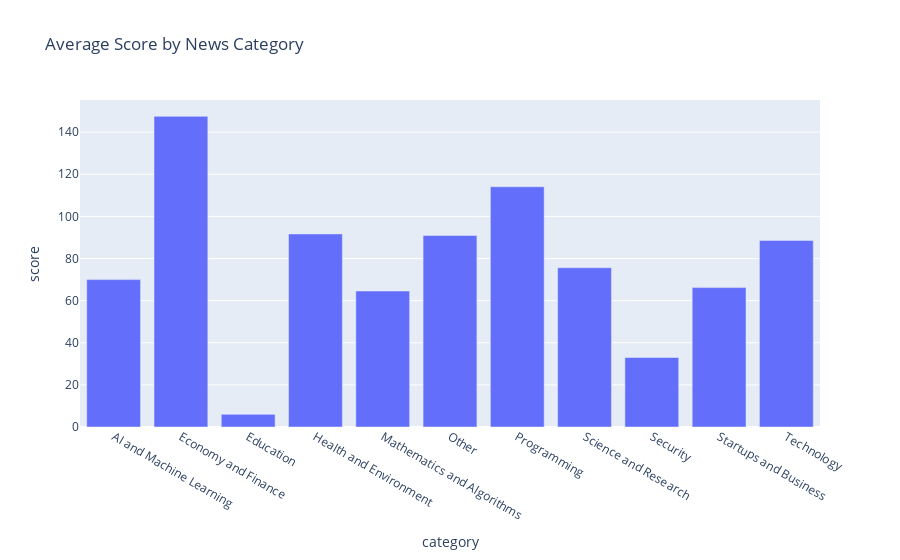
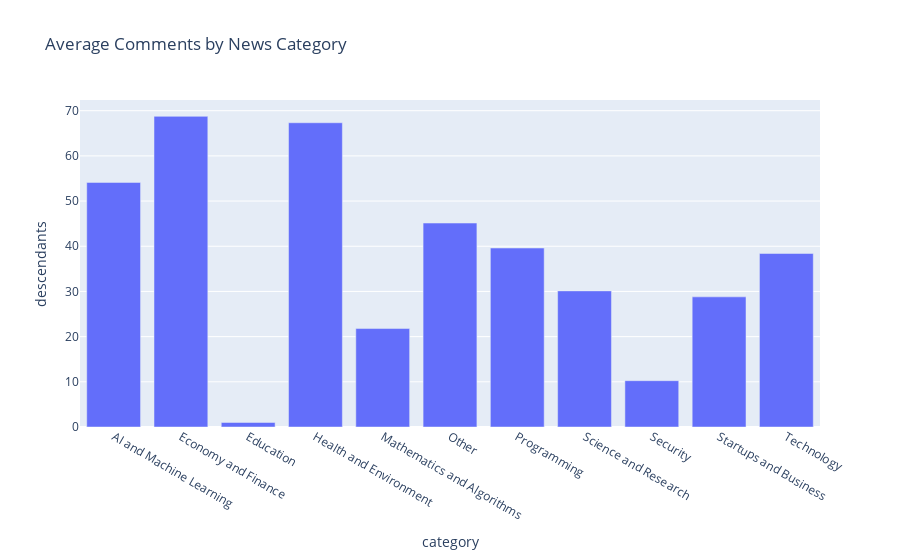
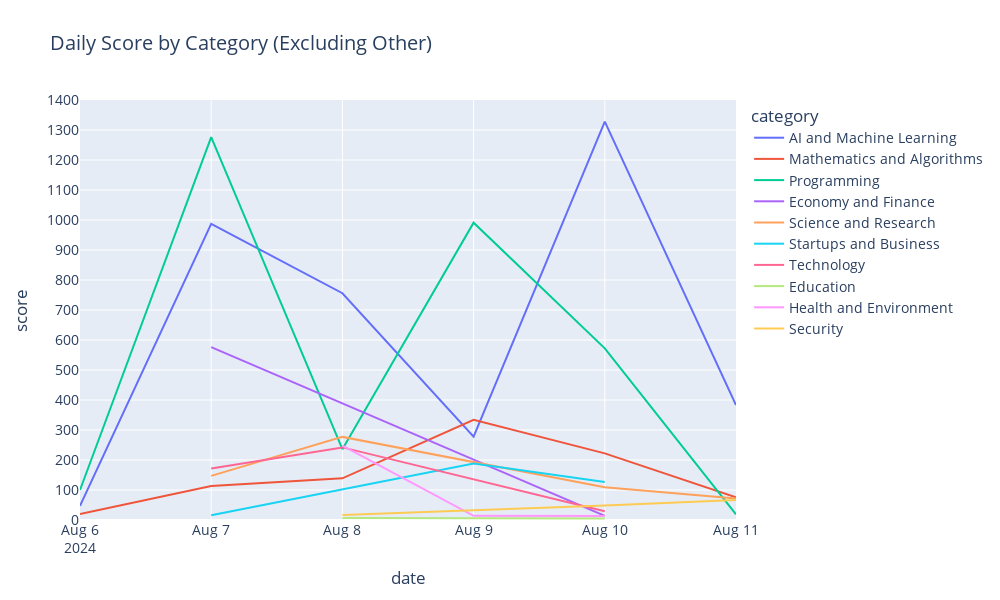
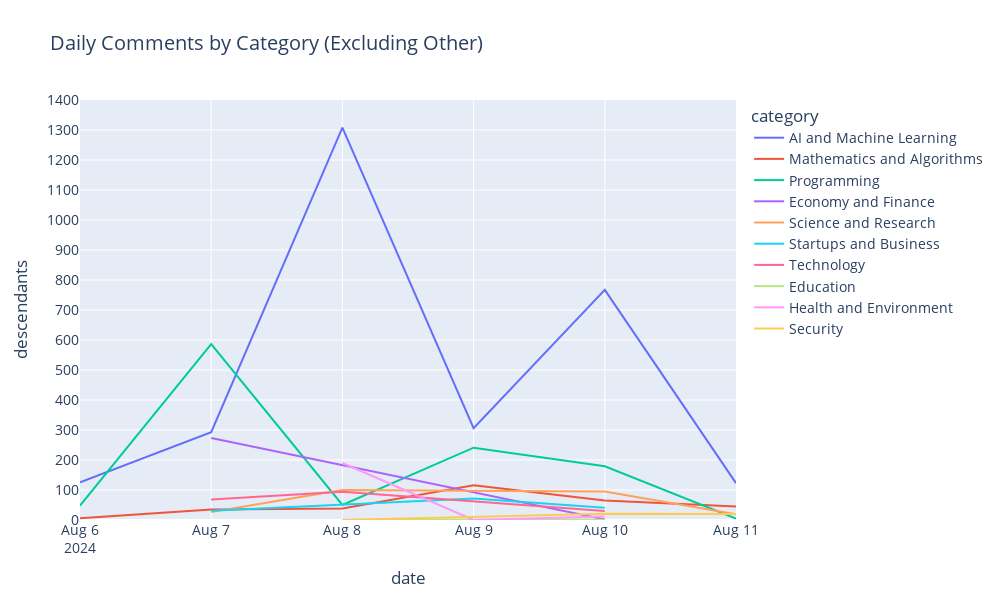

Source (notebook cell) for these figures, in order:
### Code cell
#1
plt.figure(figsize=(8, 8))
category_distribution_no_other = category_distribution.drop('Other')
category_distribution_no_other.plot(kind='pie', autopct='%1.1f%%')
plt.title('Distribution of News Categories (Excluding Other)')
plt.ylabel('')  # 移除默认的y轴标签
plt.tight_layout()  # 自动调整子图参数使之填充整个图像区域
plt.savefig('1.pie_chart_excluding_other.png', bbox_inches='tight')  # 保存图形并确保布局紧凑
plt.show()

## 分析
import plotly.express as px

# 统计不同新闻类型的平均投票数和评论数
category_stats = df.groupby('category').agg({
    'score': 'mean',
    'descendants': 'mean'
}).reset_index()

print(category_stats)

# 可视化
fig = px.bar(category_stats, x='category', y='score', title='Average Score by News Category')
fig.show()
fig.write_image("2.average_scores.png")

fig = px.bar(category_stats, x='category', y='descendants', title='Average Comments by News Category')
fig.show()
fig.write_image("3.average_comments.png")



# 根据时间展示不同新闻类型的参与度趋势
df['date'] = df['time'].dt.date
daily_stats = df.groupby(['date', 'category']).agg({
    'score': 'sum',
    'descendants': 'sum'
}).reset_index()

import plotly.express as px

# 去掉'Other'的趋势图
daily_stats_no_other = daily_stats[daily_stats['category'] != 'Other']

fig = px.line(daily_stats_no_other, x='date', y='score', color='category', title='Daily Score by Category (Excluding Other)')
# 设置y轴的范围和间隔
fig.update_yaxes(range=[0, 1400], dtick=100)
# 调整图形尺寸和图例位置
fig.update_layout(
    width=1000,  # 宽度
    height=600,  # 高度
    title_font_size=20,  # 标题
    font=dict(size=14),  # 坐标轴
)

fig.show()
fig.write_image("4.daily_scores_excluding_other.png")


fig = px.line(daily_stats_no_other, x='date', y='descendants', color='category', title='Daily Comments by Category (Excluding Other)')
# 设置y轴的范围和间隔
fig.update_yaxes(range=[0, 1400], dtick=100)
# 调整图形尺寸和图例位置
fig.update_layout(
    width=1000,  # 宽度
    height=600,  # 高度
    title_font_size=20,  # 标题
    font=dict(size=14),  # 坐标轴
)

fig.show()
fig.write_image("5.daily_comments_excluding_other.png")

### Figure 1 — Plotly figure (JSON) as saved in the notebook; plotly's stock layout.template omitted (floating-point values rounded to 4 significant figures)
{"data": [{"alignmentgroup": "True", "hovertemplate": "category=%{x}<br>score=%{y}<extra></extra>", "legendgroup": "", "marker": {"color": "#636efa", "pattern": {"shape": ""}}, "name": "", "offsetgroup": "", "orientation": "v", "showlegend": false, "textposition": "auto", "type": "bar", "x": ["AI and Machine Learning", "Economy and Finance", "Education", "Health and Environment", "Mathematics and Algorithms", "Other", "Programming", "Science and Research", "Security", "Startups and Business", "Technology"], "xaxis": "x", "y": [69.98, 147.5, 6, 91.67, 64.57, 90.95, 114.1, 75.62, 33, 66.2, 88.6], "yaxis": "y"}], "layout": {"autosize": true, "barmode": "relative", "legend": {"tracegroupgap": 0}, "title": {"text": "Average Score by News Category"}, "xaxis": {"anchor": "y", "autorange": true, "domain": [0, 1], "range": [-0.5, 10.5], "title": {"text": "category"}, "type": "category"}, "yaxis": {"anchor": "x", "autorange": true, "domain": [0, 1], "range": [0, 155.3], "title": {"text": "score"}, "type": "linear"}}}

### Figure 2 — Plotly figure (JSON) as saved in the notebook; plotly's stock layout.template omitted (floating-point values rounded to 4 significant figures)
{"data": [{"alignmentgroup": "True", "hovertemplate": "category=%{x}<br>descendants=%{y}<extra></extra>", "legendgroup": "", "marker": {"color": "#636efa", "pattern": {"shape": ""}}, "name": "", "offsetgroup": "", "orientation": "v", "showlegend": false, "textposition": "auto", "type": "bar", "x": ["AI and Machine Learning", "Economy and Finance", "Education", "Health and Environment", "Mathematics and Algorithms", "Other", "Programming", "Science and Research", "Security", "Startups and Business", "Technology"], "xaxis": "x", "y": [54.13, 68.75, 1, 67.33, 21.79, 45.14, 39.61, 30.12, 10.25, 28.8, 38.4], "yaxis": "y"}], "layout": {"autosize": true, "barmode": "relative", "legend": {"tracegroupgap": 0}, "title": {"text": "Average Comments by News Category"}, "xaxis": {"anchor": "y", "autorange": true, "domain": [0, 1], "range": [-0.5, 10.5], "title": {"text": "category"}, "type": "category"}, "yaxis": {"anchor": "x", "autorange": true, "domain": [0, 1], "range": [0, 72.37], "title": {"text": "descendants"}, "type": "linear"}}}

### Figure 3 — Plotly figure (JSON) as saved in the notebook; plotly's stock layout.template omitted (floating-point values rounded to 4 significant figures)
{"data": [{"hovertemplate": "category=AI and Machine Learning<br>date=%{x}<br>score=%{y}<extra></extra>", "legendgroup": "AI and Machine Learning", "line": {"color": "#636efa", "dash": "solid"}, "marker": {"symbol": "circle"}, "mode": "lines", "name": "AI and Machine Learning", "orientation": "v", "showlegend": true, "type": "scatter", "x": ["2024-08-06", "2024-08-07", "2024-08-08", "2024-08-09", "2024-08-10", "2024-08-11"], "xaxis": "x", "y": [47, 987, 756, 278, 1328, 383], "yaxis": "y"}, {"hovertemplate": "category=Mathematics and Algorithms<br>date=%{x}<br>score=%{y}<extra></extra>", "legendgroup": "Mathematics and Algorithms", "line": {"color": "#EF553B", "dash": "solid"}, "marker": {"symbol": "circle"}, "mode": "lines", "name": "Mathematics and Algorithms", "orientation": "v", "showlegend": true, "type": "scatter", "x": ["2024-08-06", "2024-08-07", "2024-08-08", "2024-08-09", "2024-08-10", "2024-08-11"], "xaxis": "x", "y": [20, 113, 139, 334, 222, 76], "yaxis": "y"}, {"hovertemplate": "category=Programming<br>date=%{x}<br>score=%{y}<extra></extra>", "legendgroup": "Programming", "line": {"color": "#00cc96", "dash": "solid"}, "marker": {"symbol": "circle"}, "mode": "lines", "name": "Programming", "orientation": "v", "showlegend": true, "type": "scatter", "x": ["2024-08-06", "2024-08-07", "2024-08-08", "2024-08-09", "2024-08-10", "2024-08-11"], "xaxis": "x", "y": [100, 1276, 236, 991, 572, 19], "yaxis": "y"}, {"hovertemplate": "category=Economy and Finance<br>date=%{x}<br>score=%{y}<extra></extra>", "legendgroup": "Economy and Finance", "line": {"color": "#ab63fa", "dash": "solid"}, "marker": {"symbol": "circle"}, "mode": "lines", "name": "Economy and Finance", "orientation": "v", "showlegend": true, "type": "scatter", "x": ["2024-08-07", "2024-08-10"], "xaxis": "x", "y": [576, 14], "yaxis": "y"}, {"hovertemplate": "category=Science and Research<br>date=%{x}<br>score=%{y}<extra></extra>", "legendgroup": "Science and Research", "line": {"color": "#FFA15A", "dash": "solid"}, "marker": {"symbol": "circle"}, "mode": "lines", "name": "Science and Research", "orientation": "v", "showlegend": true, "type": "scatter", "x": ["2024-08-07", "2024-08-08", "2024-08-10", "2024-08-11"], "xaxis": "x", "y": [147, 277, 109, 72], "yaxis": "y"}, {"hovertemplate": "category=Startups and Business<br>date=%{x}<br>score=%{y}<extra></extra>", "legendgroup": "Startups and Business", "line": {"color": "#19d3f3", "dash": "solid"}, "marker": {"symbol": "circle"}, "mode": "lines", "name": "Startups and Business", "orientation": "v", "showlegend": true, "type": "scatter", "x": ["2024-08-07", "2024-08-09", "2024-08-10"], "xaxis": "x", "y": [16, 188, 127], "yaxis": "y"}, {"hovertemplate": "category=Technology<br>date=%{x}<br>score=%{y}<extra></extra>", "legendgroup": "Technology", "line": {"color": "#FF6692", "dash": "solid"}, "marker": {"symbol": "circle"}, "mode": "lines", "name": "Technology", "orientation": "v", "showlegend": true, "type": "scatter", "x": ["2024-08-07", "2024-08-08", "2024-08-10"], "xaxis": "x", "y": [172, 242, 29], "yaxis": "y"}, {"hovertemplate": "category=Education<br>date=%{x}<br>score=%{y}<extra></extra>", "legendgroup": "Education", "line": {"color": "#B6E880", "dash": "solid"}, "marker": {"symbol": "circle"}, "mode": "lines", "name": "Education", "orientation": "v", "showlegend": true, "type": "scatter", "x": ["2024-08-08", "2024-08-10"], "xaxis": "x", "y": [7, 5], "yaxis": "y"}, {"hovertemplate": "category=Health and Environment<br>date=%{x}<br>score=%{y}<extra></extra>", "legendgroup": "Health and Environment", "line": {"color": "#FF97FF", "dash": "solid"}, "marker": {"symbol": "circle"}, "mode": "lines", "name": "Health and Environment", "orientation": "v", "showlegend": true, "type": "scatter", "x": ["2024-08-08", "2024-08-09", "2024-08-10"], "xaxis": "x", "y": [248, 14, 13], "yaxis": "y"}, {"hovertemplate": "category=Security<br>date=%{x}<br>score=%{y}<extra></extra>", "legendgroup": "Security", "line": {"color": "#FECB52", "dash": "solid"}, "marker": {"symbol": "circle"}, "mode": "lines", "name": "Security", "orientation": "v", "showlegend": true, "type": "scatter", "x": ["2024-08-08", "2024-08-10", "2024-08-11"], "xaxis": "x", "y": [17, 48, 67], "yaxis": "y"}], "layout": {"font": {"size": 14}, "height": 600, "legend": {"title": {"text": "category"}, "tracegroupgap": 0}, "title": {"font": {"size": 20}, "text": "Daily Score by Category (Excluding Other)"}, "width": 1000, "xaxis": {"anchor": "y", "autorange": true, "domain": [0, 1], "range": ["2024-08-06", "2024-08-11"], "title": {"text": "date"}, "type": "date"}, "yaxis": {"anchor": "x", "domain": [0, 1], "dtick": 100, "range": [0, 1400], "title": {"text": "score"}, "type": "linear"}}}

### Figure 4 — Plotly figure (JSON) as saved in the notebook; plotly's stock layout.template omitted (floating-point values rounded to 4 significant figures)
{"data": [{"hovertemplate": "category=AI and Machine Learning<br>date=%{x}<br>descendants=%{y}<extra></extra>", "legendgroup": "AI and Machine Learning", "line": {"color": "#636efa", "dash": "solid"}, "marker": {"symbol": "circle"}, "mode": "lines", "name": "AI and Machine Learning", "orientation": "v", "showlegend": true, "type": "scatter", "x": ["2024-08-06", "2024-08-07", "2024-08-08", "2024-08-09", "2024-08-10", "2024-08-11"], "xaxis": "x", "y": [126, 293, 1308, 306, 767, 123], "yaxis": "y"}, {"hovertemplate": "category=Mathematics and Algorithms<br>date=%{x}<br>descendants=%{y}<extra></extra>", "legendgroup": "Mathematics and Algorithms", "line": {"color": "#EF553B", "dash": "solid"}, "marker": {"symbol": "circle"}, "mode": "lines", "name": "Mathematics and Algorithms", "orientation": "v", "showlegend": true, "type": "scatter", "x": ["2024-08-06", "2024-08-07", "2024-08-08", "2024-08-09", "2024-08-10", "2024-08-11"], "xaxis": "x", "y": [6, 35, 38, 116, 65, 45], "yaxis": "y"}, {"hovertemplate": "category=Programming<br>date=%{x}<br>descendants=%{y}<extra></extra>", "legendgroup": "Programming", "line": {"color": "#00cc96", "dash": "solid"}, "marker": {"symbol": "circle"}, "mode": "lines", "name": "Programming", "orientation": "v", "showlegend": true, "type": "scatter", "x": ["2024-08-06", "2024-08-07", "2024-08-08", "2024-08-09", "2024-08-10", "2024-08-11"], "xaxis": "x", "y": [48, 586, 50, 241, 179, 5], "yaxis": "y"}, {"hovertemplate": "category=Economy and Finance<br>date=%{x}<br>descendants=%{y}<extra></extra>", "legendgroup": "Economy and Finance", "line": {"color": "#ab63fa", "dash": "solid"}, "marker": {"symbol": "circle"}, "mode": "lines", "name": "Economy and Finance", "orientation": "v", "showlegend": true, "type": "scatter", "x": ["2024-08-07", "2024-08-10"], "xaxis": "x", "y": [273, 2], "yaxis": "y"}, {"hovertemplate": "category=Science and Research<br>date=%{x}<br>descendants=%{y}<extra></extra>", "legendgroup": "Science and Research", "line": {"color": "#FFA15A", "dash": "solid"}, "marker": {"symbol": "circle"}, "mode": "lines", "name": "Science and Research", "orientation": "v", "showlegend": true, "type": "scatter", "x": ["2024-08-07", "2024-08-08", "2024-08-10", "2024-08-11"], "xaxis": "x", "y": [27, 100, 95, 19], "yaxis": "y"}, {"hovertemplate": "category=Startups and Business<br>date=%{x}<br>descendants=%{y}<extra></extra>", "legendgroup": "Startups and Business", "line": {"color": "#19d3f3", "dash": "solid"}, "marker": {"symbol": "circle"}, "mode": "lines", "name": "Startups and Business", "orientation": "v", "showlegend": true, "type": "scatter", "x": ["2024-08-07", "2024-08-09", "2024-08-10"], "xaxis": "x", "y": [31, 72, 41], "yaxis": "y"}, {"hovertemplate": "category=Technology<br>date=%{x}<br>descendants=%{y}<extra></extra>", "legendgroup": "Technology", "line": {"color": "#FF6692", "dash": "solid"}, "marker": {"symbol": "circle"}, "mode": "lines", "name": "Technology", "orientation": "v", "showlegend": true, "type": "scatter", "x": ["2024-08-07", "2024-08-08", "2024-08-10"], "xaxis": "x", "y": [68, 94, 30], "yaxis": "y"}, {"hovertemplate": "category=Education<br>date=%{x}<br>descendants=%{y}<extra></extra>", "legendgroup": "Education", "line": {"color": "#B6E880", "dash": "solid"}, "marker": {"symbol": "circle"}, "mode": "lines", "name": "Education", "orientation": "v", "showlegend": true, "type": "scatter", "x": ["2024-08-08", "2024-08-10"], "xaxis": "x", "y": [1, 1], "yaxis": "y"}, {"hovertemplate": "category=Health and Environment<br>date=%{x}<br>descendants=%{y}<extra></extra>", "legendgroup": "Health and Environment", "line": {"color": "#FF97FF", "dash": "solid"}, "marker": {"symbol": "circle"}, "mode": "lines", "name": "Health and Environment", "orientation": "v", "showlegend": true, "type": "scatter", "x": ["2024-08-08", "2024-08-09", "2024-08-10"], "xaxis": "x", "y": [190, 0, 12], "yaxis": "y"}, {"hovertemplate": "category=Security<br>date=%{x}<br>descendants=%{y}<extra></extra>", "legendgroup": "Security", "line": {"color": "#FECB52", "dash": "solid"}, "marker": {"symbol": "circle"}, "mode": "lines", "name": "Security", "orientation": "v", "showlegend": true, "type": "scatter", "x": ["2024-08-08", "2024-08-10", "2024-08-11"], "xaxis": "x", "y": [0, 21, 20], "yaxis": "y"}], "layout": {"font": {"size": 14}, "height": 600, "legend": {"title": {"text": "category"}, "tracegroupgap": 0}, "title": {"font": {"size": 20}, "text": "Daily Comments by Category (Excluding Other)"}, "width": 1000, "xaxis": {"anchor": "y", "autorange": true, "domain": [0, 1], "range": ["2024-08-06", "2024-08-11"], "title": {"text": "date"}, "type": "date"}, "yaxis": {"anchor": "x", "domain": [0, 1], "dtick": 100, "range": [0, 1400], "title": {"text": "descendants"}, "type": "linear"}}}
